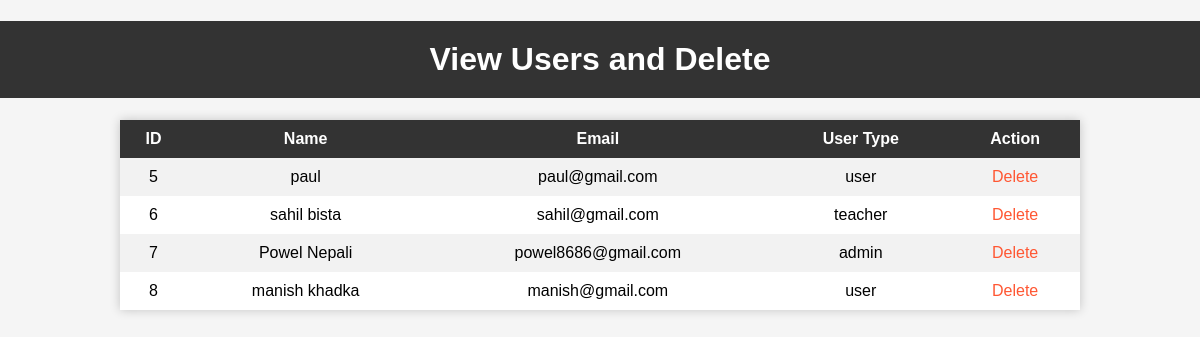
/fm/view_user.php, run on the app's committed database.
### tables this page shows
CREATE TABLE `user_form` (
  `id` int(255) NOT NULL,
  `name` varchar(255) NOT NULL,
  `email` varchar(255) NOT NULL,
  `password` varchar(255) NOT NULL,
  `user_type` varchar(255) NOT NULL DEFAULT 'user'
);

### fm/view_user.php (the view, shortened to what this page needs)
<?php
require_once("config.php");
$user_query = "SELECT * FROM user_form";
$user_result = mysqli_query($conn, $user_query);
?>
<!DOCTYPE html>
<html>
<head>
    <link rel="stylesheet" type="text/css" href="css/view_user.css">
</head>
<body>
    <h1>View Users and Delete</h1>
    <table>
        <tr>
            <th>ID</th>
            <th>Name</th>
            <th>Email</th>
            <th>User Type</th>
            <th>Action</th>
        </tr>
        <?php while ($row = mysqli_fetch_assoc($user_result)) { ?>
            <tr>
                <td><?php echo $row['id']; ?></td>
                <td><?php echo $row['name']; ?></td>
                <td><?php echo $row['email']; ?></td>
                <td><?php echo $row['user_type']; ?></td>
                <td>
                    <a href="view_users.php?delete_id=<?php echo $row['id']; ?>">Delete</a>
                </td>
            </tr>
        <?php } ?>
    </table>
</body>
</html>

### fm/css/view_user.css (style rules this page uses)
body { font-family: Arial, sans-serif; background-color: #f5f5f5; margin: 0; padding: 0; }
h1 { background-color: #333; color: #fff; padding: 20px; text-align: center; }
table { width: 80%; margin: 20px auto; border-collapse: collapse; background-color: #fff; box-shadow: 0 0 10px rgba(0, 0, 0, 0.2); }
table th, table td { padding: 10px; text-align: center; }
table th { background-color: #333; color: #fff; }
table tr:nth-child(even) { background-color: #f2f2f2; }
table tr:nth-child(odd) { background-color: #ffffff; }
table a { text-decoration: none; color: #FF5733; }

### data on the page
user_form: id "5", name "paul", email "paul@gmail.com", user_type "user"
user_form: id "6", name "sahil bista", email "sahil@gmail.com", user_type "teacher"
user_form: id "7", name "Powel Nepali", email "powel8686@gmail.com", user_type "admin"
user_form: id "8", name "manish khadka", email "manish@gmail.com", user_type "user"
